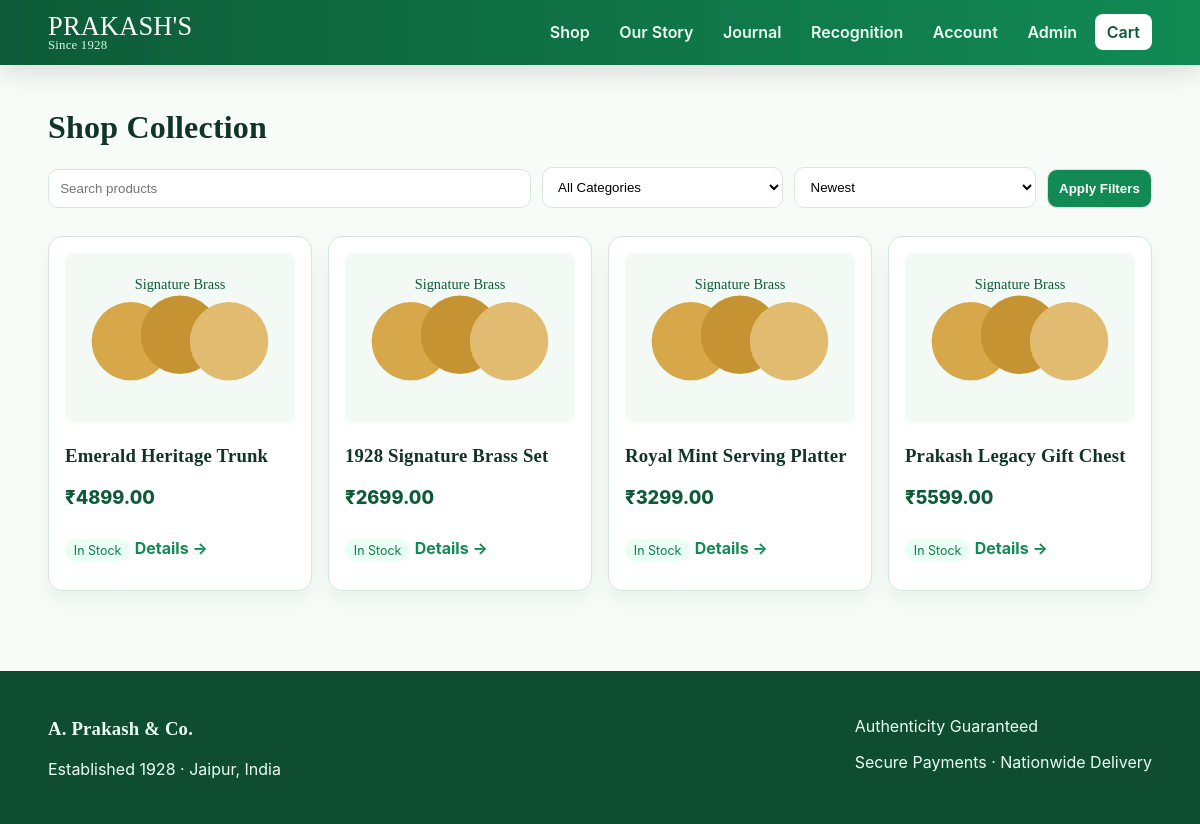
Page /shop on the committed database.
### tables this page shows
CREATE TABLE products (
    id BIGINT UNSIGNED AUTO_INCREMENT PRIMARY KEY,
    category_id BIGINT UNSIGNED NOT NULL,
    name VARCHAR(190) NOT NULL,
    slug VARCHAR(220) NOT NULL UNIQUE,
    sku VARCHAR(80) NOT NULL UNIQUE,
    short_description VARCHAR(255) NULL,
    description TEXT NULL,
    specifications TEXT NULL,
    price DECIMAL(10,2) NOT NULL,
    compare_price DECIMAL(10,2) NULL,
    stock_quantity INT NOT NULL DEFAULT 0,
    popularity_score INT NOT NULL DEFAULT 0,
    is_featured TINYINT(1) NOT NULL DEFAULT 0,
    status ENUM('active', 'draft', 'archived') NOT NULL DEFAULT 'active',
    created_at TIMESTAMP DEFAULT CURRENT_TIMESTAMP,
    updated_at TIMESTAMP DEFAULT CURRENT_TIMESTAMP ON UPDATE CURRENT_TIMESTAMP,
    CONSTRAINT fk_products_category FOREIGN KEY (category_id) REFERENCES categories(id),
    INDEX idx_products_category (category_id),
    INDEX idx_products_status (status),
    FULLTEXT idx_products_name_desc (name, description)
);

### app/core/View.php (called while the page is built, shortened)
<?php
class View
{
    public static function render(string $template, array $data = []): void
    {
        extract($data, EXTR_SKIP);
        $templatePath = BASE_PATH . '/app/views/' . $template . '.php';
        require BASE_PATH . '/app/views/layouts/header.php';
        require $templatePath;
        require BASE_PATH . '/app/views/layouts/footer.php';
    }
}

### app/core/Controller.php (called while the page is built, shortened)
<?php
class Controller
{
    protected function view(string $template, array $data = []): void
    {
        View::render($template, $data);
    }
}

### app/controllers/ShopController.php (called while the page is built, shortened)
<?php
class ShopController extends Controller
{
    public function index(): void
    {
        $filters = [
            'search' => $_GET['search'] ?? '',
            'category' => $_GET['category'] ?? '',
            'sort' => $_GET['sort'] ?? '',
        ];
        $products = dummy_products();
        $categories = dummy_categories();
        try {
            $page = max(1, (int) ($_GET['page'] ?? 1));
            $productModel = new Product();
            $categoryModel = new Category();
            $dbProducts = $productModel->paginated($filters, $page);
            $dbCategories = $categoryModel->all();
            if ($dbProducts !== []) {
                $products = $dbProducts;
            }
            if ($dbCategories !== []) {
                $categories = $dbCategories;
            }
        } catch (Throwable) {
        }
        $this->view('shop/index', [
            'title' => 'Shop',
            'products' => $products,
            'categories' => $categories,
            'filters' => $filters,
        ]);
    }
}

### index.php (called while the page is built, shortened)
<?php
require_once __DIR__ . '/config/config.php';
require_once __DIR__ . '/app/core/Router.php';
require_once __DIR__ . '/app/helpers/functions.php';
$router = new Router();
$router->dispatch($_SERVER['REQUEST_URI'] ?? '/', $_SERVER['REQUEST_METHOD'] ?? 'GET');

### app/helpers/functions.php (called while the page is built, shortened)
<?php
function e(?string $value): string
{
    return htmlspecialchars((string) $value, ENT_QUOTES, 'UTF-8');
}

### config/config.php (called while the page is built, shortened)
<?php
spl_autoload_register(static function (string $class): void {
    $prefix = 'App\\';
    $relativeClass = substr($class, strlen($prefix));
    $relativePath = str_replace('\\', '/', $relativeClass) . '.php';
    $candidates = [
        BASE_PATH . '/app/' . $relativePath,
        BASE_PATH . '/app/' . lcfirst($relativePath),
        BASE_PATH . '/app/' . strtolower($relativePath),
    ];
    foreach ($candidates as $file) {
        if (file_exists($file)) {
            return;
        }
    }
});

### app/core/Database.php (called while the page is built, shortened)
<?php
class Database
{
    private static ?PDO $connection = null;
    public static function connection(): PDO
    {
        if (self::$connection instanceof PDO) {
            return self::$connection;
        }
        $dsn = sprintf('mysql:host=%s;dbname=%s;charset=utf8mb4', DB_HOST, DB_NAME);
        try {
            self::$connection = new PDO($dsn, DB_USER, DB_PASS, [
                PDO::ATTR_ERRMODE => PDO::ERRMODE_EXCEPTION,
                PDO::ATTR_DEFAULT_FETCH_MODE => PDO::FETCH_ASSOC,
                PDO::ATTR_EMULATE_PREPARES => false,
            ]);
        } catch (PDOException $exception) {
            throw new RuntimeException('Database connection failed. Configure .env.php for DB access.');
        }
        return self::$connection;
    }
}

### app/models/Product.php (called while the page is built, shortened)
<?php
class Product extends Model
{
    public function paginated(array $filters, int $page = 1, int $perPage = 12): array
    {
        $offset = ($page - 1) * $perPage;
        $sql = 'SELECT p.*, c.name AS category_name FROM products p LEFT JOIN categories c ON c.id = p.category_id WHERE p.status = "active"';
        $params = [];
        $orderBy = match ($filters['sort'] ?? '') {
            'price_asc' => 'p.price ASC',
            'price_desc' => 'p.price DESC',
            'popular' => 'p.popularity_score DESC',
            default => 'p.created_at DESC',
        };
        $sql .= " ORDER BY {$orderBy} LIMIT :per_page OFFSET :offset";
        $stmt = $this->db->prepare($sql);
        $stmt->bindValue(':per_page', $perPage, \PDO::PARAM_INT);
        $stmt->bindValue(':offset', $offset, \PDO::PARAM_INT);
        $stmt->execute();
        return $stmt->fetchAll();
    }
}

### app/core/Model.php (called while the page is built, shortened)
<?php
abstract class Model
{
    public function __construct()
    {
        $this->db = Database::connection();
    }
}

### app/views/shop/index.php (the view, shortened to what this page needs)
<h1>Shop Collection</h1>
<form method="get" class="filters">
    <input name="search" placeholder="Search products" value="<?= e($filters['search']) ?>">
    <select name="category">
        <option value="">All Categories</option>
    </select>
    <select name="sort">
        <option value="">Newest</option>
    </select>
    <button type="submit">Apply Filters</button>
</form>
<div class="product-grid">
<?php foreach ($products as $product): ?>
    <article class="product-card">
        <img src="<?= e($product['image'] ?? '/public/assets/images/products/brass-set.svg') ?>" alt="<?= e($product['name']) ?>">
        <h3><?= e($product['name']) ?></h3>
        <p class="price">₹<?= e((string) $product['price']) ?></p>
        <p class="badge <?= (int)($product['stock_quantity'] ?? 0) > 0 ? 'ok' : 'warn' ?>"><?= (int)($product['stock_quantity'] ?? 0) > 0 ? 'In Stock' : 'Out of Stock' ?></p>
        <a class="text-link" href="/product/<?= e($product['slug']) ?>">Details →</a>
    </article>
<?php endforeach; ?>
</div>

### app/core/Router.php (shortened to what this page needs)
<?php
class Router
{
    private array $routes = ['GET' => [], 'POST' => []];
    public function get(string $path, array $action): void
    {
        $this->routes['GET'][] = ['pattern' => $this->pattern($path), 'action' => $action];
    }
    public function post(string $path, array $action): void
    {
        $this->routes['POST'][] = ['pattern' => $this->pattern($path), 'action' => $action];
    }
    public function dispatch(string $uri, string $method): void
    {
        $path = parse_url($uri, PHP_URL_PATH) ?: '/';
        $routes = $this->routes[$method] ?? [];
        foreach ($routes as $route) {
            if (preg_match($route['pattern'], $path, $matches)) {
                array_shift($matches);
                [$controllerClass, $controllerMethod] = $route['action'];
                $controller = new $controllerClass();
                $controller->$controllerMethod(...$matches);
                return;
            }
        }
    }
    private function pattern(string $path): string
    {
        $escaped = preg_replace('#\{[a-zA-Z_][a-zA-Z0-9_]*\}#', '([^/]+)', $path);
        return '#^' . $escaped . '$#';
    }
}

### app/views/layouts/header.php (shortened to what this page needs)
<!doctype html>
<html lang="en">
<head>
    <link rel="stylesheet" href="/public/assets/css/styles.css">
</head>
<body>
<header class="topbar">
    <div class="container nav-wrap">
        <a href="/" class="brand">PRAKASH'S <span>Since 1928</span></a>
        <nav class="main-nav" data-menu>
            <a href="/shop">Shop</a>
            <a href="/our-story">Our Story</a>
            <a href="/blog">Journal</a>
            <a href="/reviews-recognition">Recognition</a>
            <a href="/account">Account</a>
            <a href="/admin">Admin</a>
            <a href="/cart" class="pill">Cart</a>
        </nav>
    </div>
</header>
<main class="container main-space">

### app/views/layouts/footer.php
</main>
<footer class="site-footer">
    <div class="container footer-grid">
        <div>
            <h3>A. Prakash & Co.</h3>
            <p>Established 1928 · Jaipur, India</p>
        </div>
        <div>
            <p>Authenticity Guaranteed</p>
            <p>Secure Payments · Nationwide Delivery</p>
        </div>
    </div>
</footer>
</body>
</html>

### public/assets/css/styles.css (style rules this page uses)
:root { --green-900:#0d5b38; --green-700:#118a54; --green-500:#22b573; --mint:#eaf8f1; --gold:#d7a84a; --ink:#103425; --paper:#f7fcf9; --line:#d4e8dc; }
* { box-sizing:border-box }
body { margin:0;font-family:Inter,system-ui,Arial,sans-serif;background:var(--paper);color:var(--ink) }
h1,h2,h3,.brand { font-family:Georgia,'Times New Roman',serif;letter-spacing:.2px }
.container { width:min(1150px,92%);margin:0 auto }
.main-space { padding:1.4rem 0 3rem }
.topbar { position:sticky;top:0;z-index:50;background:linear-gradient(90deg,var(--green-900),var(--green-700));box-shadow:0 8px 24px #0000001f }
.nav-wrap { display:flex;align-items:center;justify-content:space-between;gap:1rem;padding:.8rem 0 }
.brand { color:#fff;text-decoration:none;font-size:1.65rem;line-height:1 }
.brand span { display:block;font-size:.8rem;color:#d5fce7 }
.main-nav { display:flex;gap:.35rem;align-items:center }
.main-nav a { color:#eafff6;text-decoration:none;padding:.5rem .75rem;border-radius:8px;font-weight:600 }
.main-nav .pill { background:#fff;color:var(--green-900) }
.product-grid { display:grid;grid-template-columns:repeat(auto-fit,minmax(220px,1fr));gap:1rem;margin-top:1rem }
.product-card,.card-block { background:#fff;border:1px solid var(--line);border-radius:14px;padding:1rem;box-shadow:0 10px 18px #0d5b3810 }
.product-card img { width:100%;height:170px;object-fit:cover;border-radius:10px;background:#eff8f3 }
.price { font-size:1.14rem;font-weight:800;color:var(--green-900) }
.text-link { color:var(--green-700);font-weight:700;text-decoration:none }
input,select,textarea,button { width:100%;padding:.7rem;margin-bottom:.7rem;border:1px solid var(--line);border-radius:10px;background:#fff }
button { background:var(--green-700);color:#fff;font-weight:700;cursor:pointer }
.filters { display:grid;grid-template-columns:2fr 1fr 1fr auto;gap:.7rem;align-items:end }
.badge { display:inline-block;padding:.24rem .55rem;border-radius:999px;font-size:.78rem }
.badge.ok { background:#e9fff3;color:#0f7c4b }
.site-footer { background:#0f4d31;color:#eafff5;padding:1.8rem 0;margin-top:2rem }
.footer-grid { display:flex;justify-content:space-between;gap:1rem;flex-wrap:wrap }

### rows in the picture
products: name "Emerald Heritage Trunk", price "4899.00", stock_quantity "In Stock"
products: name "1928 Signature Brass Set", price "2699.00", stock_quantity "In Stock"
products: name "Royal Mint Serving Platter", price "3299.00", stock_quantity "In Stock"
products: name "Prakash Legacy Gift Chest", price "5599.00", stock_quantity "In Stock"
